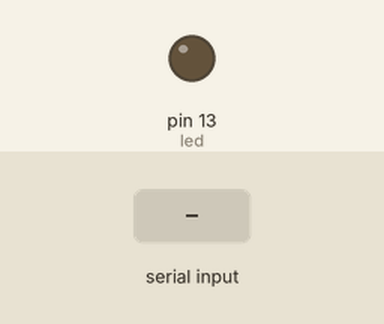
Simulated run of this sketch. Board: Arduino Uno, built with avr-gcc and run on an emulated ATmega328P. Parts: output pins drawn as LEDs (lit = HIGH). Dashed ring = blinking. Inputs (shaded band) come from the test bench.

Above: at 1.2 s.
1.3 s: "reset\n" received over Serial
At 2.35 s:
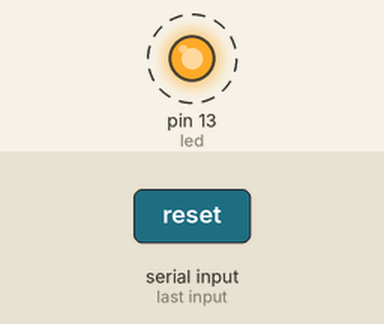
4.3 s: "1\n" received over Serial
At 5.55 s:
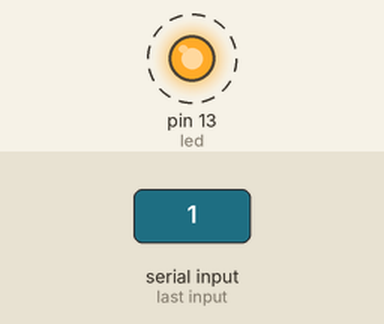
7.3 s: "0\n" received over Serial
At 10.9 s:
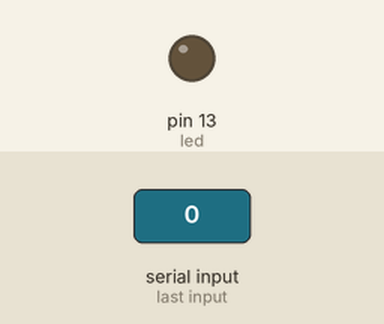
Timing chart, 0 to 12.4 s (numbered marks = the images above; inputs shaded):
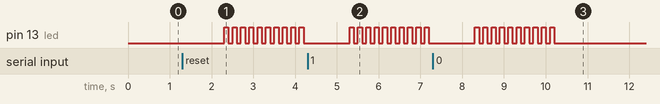

Measured:
- after the input at 1.3 s, pin 13 (led): alternates HIGH for 0.10 s and LOW for 0.10 s, starting after 1.0 s
- after the input at 4.3 s, pin 13 (led): alternates HIGH for 0.10 s and LOW for 0.10 s, starting after 1.0 s
- after the input at 7.3 s, pin 13 (led): alternates HIGH for 0.10 s and LOW for 0.10 s, 20 changes in all, then stays LOW, starting after 1.0 s

The sketch:

EchoString.ino
```cpp
/*
  Reading a serial ASCII-encoded string, modify and sending it back.
 */

int led = 13;

void setup()
{
  // initialize serial:
  Serial.begin(19200);
  pinMode(led, OUTPUT);
  setLow();
}

void loop()
{
  // if there's any serial available, read it:
  while (Serial.available() > 0)
  {
    String str = Serial.readStringUntil('\r');
    if(str == "reset")
    {
        Serial.println("?????? firmware 3.0.0 Copyright 2006-2010, RoboticsConnection.com\r\n\r\n");
        //Serial.println("read: '" + str + "'");
        setHigh();
        delay(1000);  // ms
        setLow();
        Serial.println("?????? firmware 3.0.0 Copyright 2006-2010, RoboticsConnection.com\r\n\r\n");
    }
    else
    {
      //Serial.println("read: '" + str + "'");
      for(int i=0; i < 10; i++)
      {
        setHigh();
        delay(100);  // ms
        setLow();
        delay(100);  // ms
      }
    }
  }
}

void setHigh()
{
  digitalWrite(led, HIGH);   // turn the LED on (HIGH is the voltage level)
}

void setLow()
{
  digitalWrite(led, LOW);    // turn the LED off by making the voltage LOW
}
```
